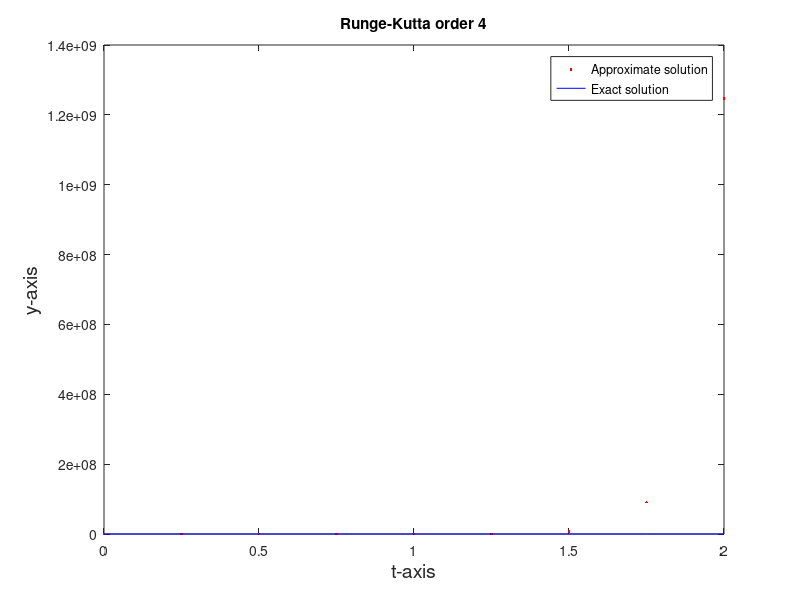
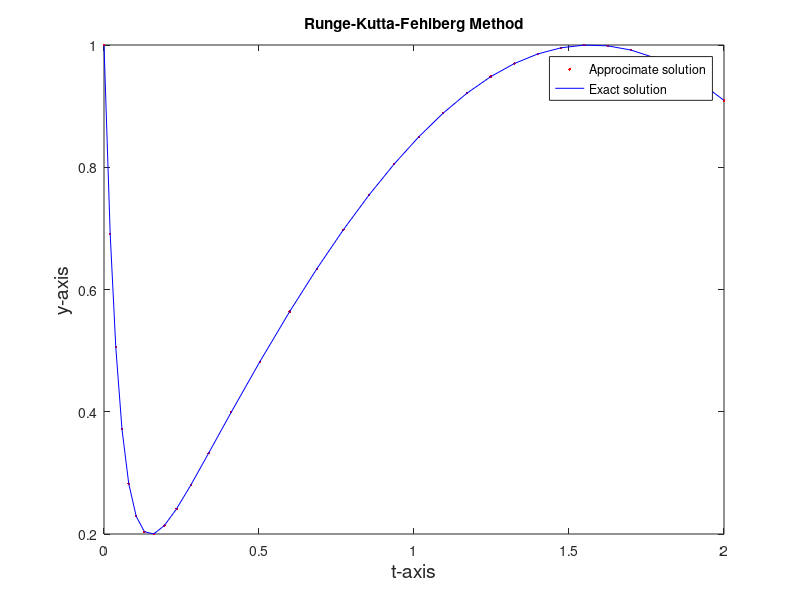

MATLAB code for these plots, in order:
%{
    Runge-Kutta-Method for System Of Ordinary Differential Equations

    11/13/2017 Jake Tully

    
%}

clear 
clc
close all

f1 = @(t,y) -20*y + 20*sin(t) + cos(t);
f2 = @(t) sin(t) + exp(-20*t);

a = 0;
b = 2;
alpha = 1;

t = a;
w = alpha;
N = 8;
h = (b-a)/N;

A = zeros(N+1,4);
A(1,1) = t; A(1,2) = w; A(1,3) = w; 

for i = 2:(N+1)
    
   A(i,1) = A(i-1,1) + h ;
   
   K1 = h*f1(A(i-1,1),A(i-1,3));
   K2 = h*f1(A(i-1,1)+h/2,A(i-1,3)+K1/2);
   K3 = h*f1(A(i-1,1)+h/2,A(i-1,3)+K2/2);
   K4 = h*f1(A(i-1,1)+h,A(i-1,3)+K3);
   
   A(i,3) = A(i-1,3) + (K1 + 2*K2 + 2*K3 + K4)/6;
   A(i,2) = f2(A(i,1));
  
   A(i,4) = A(i,2) - A(i,3);
end

r = A(:,1); % Assinging r the first column of A
s1 = A(:,3); % Assinging s1 the second colun of A
s2 = A(:,2); % Assinging s2 the thrid column of A
s3 = A(:,4); % Assinging s3 the forth colun of A

figure(1)
plot(r,s1,'r.',r,s2,'b')
xlabel('t-axis', 'fontsize', 14);
ylabel('y-axis','fontsize',14);
title('Runge-Kutta order 4');
legend('Approximate solution' , 'Exact solution', 'location','best');


Flag = 1;
hmax = 0.2;
h=hmax;
hmin =0.01;
tol = 0.001;
N = (b-a)/hmin;
A = zeros(N+1,4);
A(1,1) = t; A(1,2) = w; A(1,3) = w; 
i=1;

while(Flag)
    
   K1 = h*f1(A(i,1),A(i,2));
   K2 = h*f1(A(i,1)+h/4,A(i,2)+K1/4);
   K3 = h*f1(A(i,1)+3*h/8,A(i,2)+(3/32)*K1 +(9/32)*K2);
   K4 = h*f1(A(i,1)+12*h/13,A(i,2) + (1932/2197)*K1 - (7200/2197)*K2 +(7296/2197)*K3);
   K5 = h*f1(A(i,1)+h,A(i,2) + (439/216)*K1 -8*K2 +(3680/513)*K3 -(845/4104)*K4);
   K6 = h*f1(A(i,1)+h/2,A(i,2) - (8/27)*K1 +2*K2 -(3544/2565)*K3 + (1859/4104)*K4 -(11/40)*K5);
    
   R = (1/h)*abs( (1/360)*K1 -(128/4275)*K3 -(2197/75240)*K4 + (1/50)*K5 + (2/55)*K6);
   
   if( R <= tol )
       A(i+1,1) = A(i,1)+h;
       A(i+1,2) = A(i,2) + (25/216)*K1 + (1408/2565)*K3 + (2197/4104)*K4 -(1/5)*K5;
       A(i+1,3) = f2(A(i+1,1));
       A(i+1,4) = abs(A(i+1,2)-A(i+1,3));
       i=i+1;
   end
   
   
   sigma = 0.84*(tol/R)^(1/4);
   
   if( sigma <= 0.1)
       h=0.1*h;
       
   elseif ( sigma >= 4)
       h=4*h;
       
   else 
       h = sigma*h;
       
   end
       
   if (h > hmax)
       h = hmax;
   end
   
   if (A(i,1)>=b)
       Flag = 0;
       
   elseif (A(i,1) + h > b)
       h = b-A(i,1);
           
   elseif (h < hmin) 
       Flag = 0;
       fprintf('minimum h exceeded procedure completed unsuccessfully');
       
   end
    
end

Temp = zeros(i,4);
Temp = A(1:i,:);
A=Temp;

r = A(:,1); % Assinging r the first column of A
s1 = A(:,3); % Assinging s1 the second colun of A
s2 = A(:,2); % Assinging s2 the thrid column of A
s3 = A(:,4); % Assinging s3 the forth colun of A

figure(2)
plot(r,s1,'r.',r,s2,'b')
xlabel('t-axis', 'fontsize', 14);
ylabel('y-axis','fontsize',14);
title('Runge-Kutta-Fehlberg Method');
legend('Approcimate solution' , 'Exact solution', 'location','best');